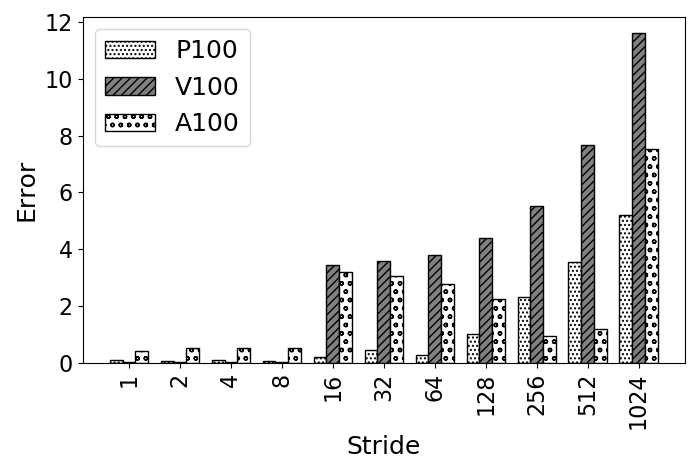

The script that saved this image:
import random
import matplotlib
import matplotlib.pyplot as plt
from matplotlib import style

import numpy as np
import matplotlib.patches as mpatches

#plt.rcdefaults()
fig, ax = plt.subplots()

fig.set_size_inches(7, 5)


#stride = ['stride-1', 'stride-2', 'stride-4', 'stride-8', 'stride-16', 'stride-32', 'stride-64', 'stride-128', 'stride-256', 'stride-512', 'stride-1024', 'stride-2048', 'stride-4096', 'stride-8192']
stride = ['1', '2', '4', '8', '16', '32', '64', '128', '256', '512', '1024']


total_P100_200M=[0.10200650714218,0.0786560835041872,0.094623379358708,0.0697922563902145,0.214265915370561,0.451099868014086,0.27528011676568,1.01666182572154,2.33059515203454,3.5595030151157,5.18937247196943]
total_V100_200M=[0.0183406965279913,0.0227568200926105,0.0356662746298748,0.0388349126364407,3.43976588578339,3.57582342389829,3.8139506547789,4.40535967107638,5.50596044940896,7.67654384174787,11.6135115608064]
total_A100_200M=[0.409587442107597,0.521139281462331,0.52745499040277,0.528402415194868,3.1965985287552,3.06190667201498,2.7873221259407,2.25487882975496,0.935984149757464,1.1722020653084,7.5348561257787]

def average(lst):
    return sum(lst) / len(lst)

print("accurcy")
print("Broadwell showed {:.1f}".format((100-average(total_P100_200M)))+"\% accuracy, Sky Lake showed {:.1f}".format((100-average(total_V100_200M)))+"\% accuracy, and Cascade Lake showed {:.1f}".format((100-average(total_A100_200M)))+"\% accuracy")


barwidth=.25
# Set position of bar on X axis
r1 = np.arange(len(total_P100_200M))
r2 = [x + barwidth for x in r1]
r3 = [x + barwidth for x in r2]


x_pos = np.arange(len(stride))  # the label locations
#ax.barh(x_pos, read, hatch='....', color='white', edgecolor='black')
#rects1 = plt.bar(x, traffic, .8, hatch='....', color='white', edgecolor='black')
plt.bar(r1, total_P100_200M, width=barwidth, hatch='....', color='white', edgecolor='black', label='P100')
plt.bar(r2, total_V100_200M, width=barwidth, hatch='////', color='grey', edgecolor='black', label='V100')
plt.bar(r3, total_A100_200M, width=barwidth, hatch='oo', color='white', edgecolor='black', label='A100')

#plt.legend(handlelength=3, fontsize=12)

plt.legend(loc="upper left", fontsize=18)


ax.set_ylabel('Error', fontsize=18)
ax.set_xlabel('Stride', fontsize=18)


#plt.title('', fontsize=18)
#ax.set_xticks(x_pos)

plt.yticks(fontsize=16)
#plt.yticks(np.arange(0, 100, 10), fontsize=14)
#ax.get_yaxis().get_major_formatter().set_scientific(False)

plt.xticks([r + barwidth for r in range(len(total_P100_200M))], stride, fontsize=16, rotation=90)

#plt.xticks(rotation=90, fontsize=14)
#ax.set_xticklabels(stride, fontsize=12)

#ax.invert_yaxis()
plt.tight_layout()

plt.show()
fig.savefig('200_nvidia_experiments.png', dpi=100)

# Example data
